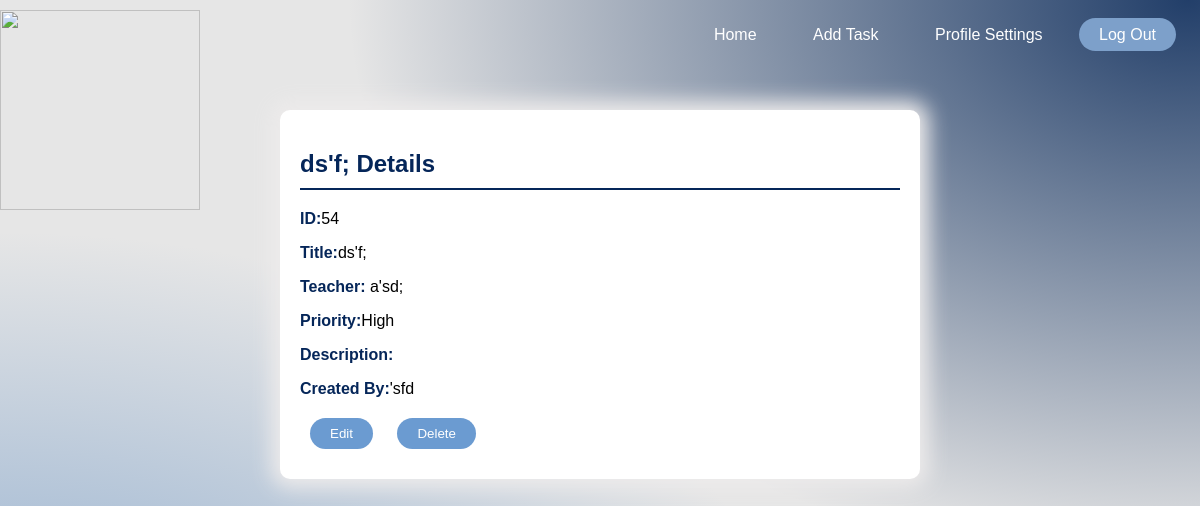
The app's page /Home/tasks/55/ with its own data.
### tasks/models.py (models this page shows, shortened)
class Task(models.Model):
    Taskiid = models.IntegerField(null=True)
    title = models.CharField(max_length=55,null=True)
    teacher = models.CharField(max_length=55,null=True)
    choose = models.CharField(max_length=6, choices=x,null=True)
    Description = models.TextField(max_length=160, blank=True, null=True)
    admin = models.CharField(max_length=15,null=True)
    completed = models.BooleanField(default=False,null=True)

### tasks/views.py (the view)
# urls.py: path('tasks/<int:taskid>/', views.task_detail, name='task_detail')
def task_detail(request,taskid):
    return render(request, 'task.html', {'Task': get_object_or_404(Task,id=taskid )})

### templates/task.html (shortened to what this page needs)
{%load static%}
<link rel="stylesheet" type="text/css" href="{%static 'css/task.css' %}">
<!DOCTYPE html>
<html lang="en">
<head>
</head>
<body>
    <div class="nav">
        <img src="result1.png" alt="" class="logo">
        <nav>
            <ul>
                <li><a href="AdminHome.html">Home</a></li>
                <li><a href="AddTask.html">Add Task</a></li>
                <li><a href="profileSettings.html">Profile Settings</a></li>
                <li><a href="school.html">Log Out</a></li>
            </ul>
        </nav>
    </div>
    <div class="container">
        <h2> {{Task.title}} Details</h2>
        <div>
            <p><strong>ID:</strong>{{Task.Taskiid}}</p>
            <p><strong>Title:</strong>{{Task.title}}</p>
            <p><strong>Teacher:</strong> {{Task.teacher}}</p>
            <p><strong>Priority:</strong>{{Task.choose}} </p>
            <p><strong>Description:</strong>{{Task.Description}}</p>
            <p><strong>Created By:</strong>{{Task.admin}}</p>
        </div>
            <div>
                <a href="Edit.html"><button>Edit</button></a>
                <a href="AdminHome.html"><button>Delete</button>
            </div>
        </div>
</body>
</html>

### project/static/css/task.css (style rules this page uses)
html { height: 100%; background-color:hsla(0,0%,90%,1); background-image: radial-gradient(at 99% 0%, hsla(216, 89%, 18%, 0.87) 0px, transparent 50%), radial-gradient(at 0% 99%, hsla(212, 42%, 64%, 1) 0px, transparent 50%); background-repeat: no-repeat; background-size: cover; font-family: Arial, sans-serif; }
.nav { margin: 10px; font-family: Arial, Helvetica, sans-serif; overflow: auto; }
nav { text-align: right; }
nav ul { list-style-type: none; }
nav ul li { display: inline; }
nav ul li a { color: black; text-decoration: none; margin-right: 20px; border-radius: 20px; }
nav ul li:last-child a { background-color: #7da0ca; padding: 8px 20px; margin : 6px; border-radius: 20px; color:white; }
.nav ul li a { text-decoration: none; padding: 8px 20px; margin: 6px; border-radius:20px; transition: background-color 0.3 ease; color: #fff; }
.logo { position: absolute; height:auto; left: 0px; width: 200px; }
.container { background-color: white ; border-radius: 10px; box-shadow: 0 0 20px 9px rgb(237, 235, 235); padding: 20px; max-width: 600px; margin: 50px auto; }
h2 { color: #052659; border-bottom: 2px solid #052659 ; padding-bottom: 10px; margin-bottom: 20px; }
p { margin-bottom: 10px; color: black; }
strong { color: #052659 ; }
button { padding: 8px 20px; margin : 10px; border: none; border-radius: 20px; background-color: #6b9bd1; color: white; }

### records on screen
Task: title "ds'f;", Taskiid "54", teacher "a'sd;", choose "High", admin "'sfd"
